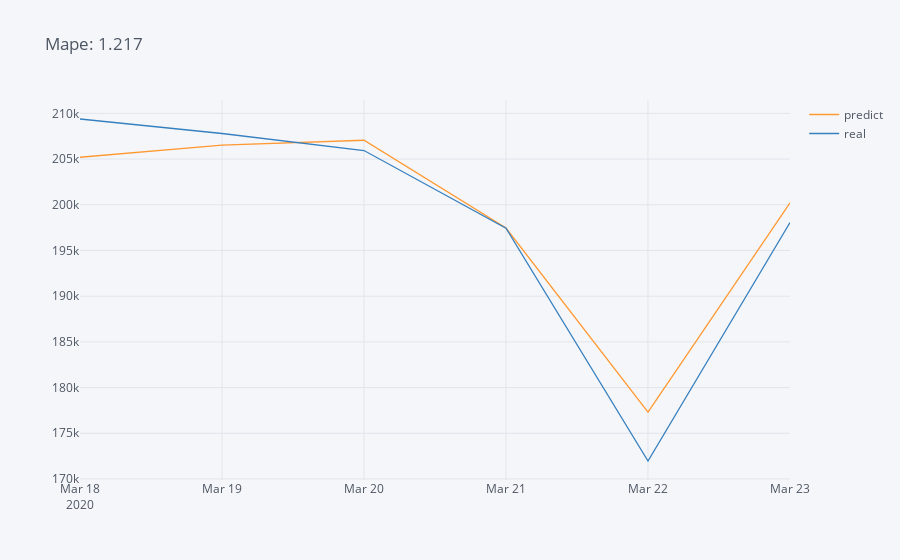

Notebook source saved alongside this figure:
### Markdown cell above
- para graficar

### Code cell
ai = Mape(*ba[["predict", "real"]].values.T)
ba[["predict", "real"]].iplot(title = f"Mape: {ai:.3f}")

### Figure 1 — Plotly figure (JSON) as saved in the notebook; plotly's stock layout.template omitted (floating-point values rounded to 4 significant figures)
{"data": [{"line": {"color": "rgba(255, 153, 51, 1.0)", "dash": "solid", "shape": "linear", "width": 1.3}, "mode": "lines", "name": "predict", "text": "", "type": "scatter", "x": ["2020-03-18", "2020-03-19", "2020-03-20", "2020-03-21", "2020-03-22", "2020-03-23"], "y": [205200.0, 206500.0, 207100.0, 197500.0, 177300.0, 200200.0]}, {"line": {"color": "rgba(55, 128, 191, 1.0)", "dash": "solid", "shape": "linear", "width": 1.3}, "mode": "lines", "name": "real", "text": "", "type": "scatter", "x": ["2020-03-18", "2020-03-19", "2020-03-20", "2020-03-21", "2020-03-22", "2020-03-23"], "y": [209400.0, 207800.0, 205900.0, 197400.0, 172000.0, 198100.0]}], "layout": {"legend": {"bgcolor": "#F5F6F9", "font": {"color": "#4D5663"}}, "paper_bgcolor": "#F5F6F9", "plot_bgcolor": "#F5F6F9", "title": {"font": {"color": "#4D5663"}, "text": "Mape: 1.217"}, "xaxis": {"gridcolor": "#E1E5ED", "showgrid": true, "tickfont": {"color": "#4D5663"}, "title": {"font": {"color": "#4D5663"}, "text": ""}, "zerolinecolor": "#E1E5ED"}, "yaxis": {"gridcolor": "#E1E5ED", "showgrid": true, "tickfont": {"color": "#4D5663"}, "title": {"font": {"color": "#4D5663"}, "text": ""}, "zerolinecolor": "#E1E5ED"}}}
